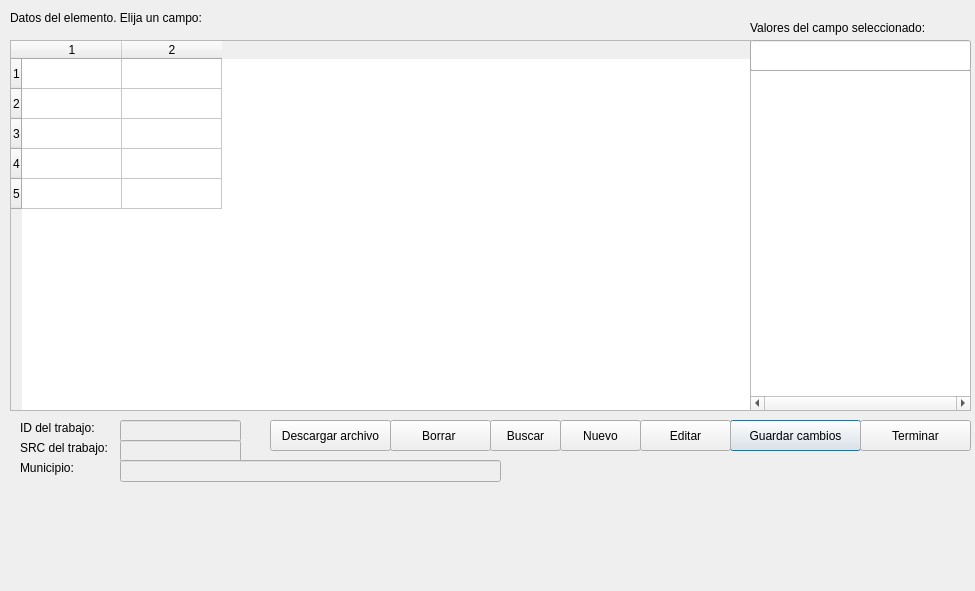
<?xml version="1.0" encoding="UTF-8"?>
<ui version="4.0">
 <class>frmIntrodDatos</class>
 <widget class="QDialog" name="frmIntrodDatos">
  <property name="windowModality">
   <enum>Qt::NonModal</enum>
  </property>
  <property name="geometry">
   <rect>
    <x>0</x>
    <y>0</y>
    <width>975</width>
    <height>591</height>
   </rect>
  </property>
  <property name="windowTitle">
   <string>TopoDelProp. Introducción de datos de: </string>
  </property>
  <property name="modal">
   <bool>false</bool>
  </property>
  <widget class="QTableWidget" name="tableWidget">
   <property name="geometry">
    <rect>
     <x>10</x>
     <y>40</y>
     <width>741</width>
     <height>371</height>
    </rect>
   </property>
   <property name="toolTip">
    <string>Pinche sobre el campo a rellenar</string>
   </property>
   <property name="verticalScrollBarPolicy">
    <enum>Qt::ScrollBarAsNeeded</enum>
   </property>
   <property name="horizontalScrollBarPolicy">
    <enum>Qt::ScrollBarAsNeeded</enum>
   </property>
   <property name="autoScroll">
    <bool>true</bool>
   </property>
   <property name="autoScrollMargin">
    <number>0</number>
   </property>
   <property name="verticalScrollMode">
    <enum>QAbstractItemView::ScrollPerPixel</enum>
   </property>
   <property name="horizontalScrollMode">
    <enum>QAbstractItemView::ScrollPerPixel</enum>
   </property>
   <property name="cornerButtonEnabled">
    <bool>true</bool>
   </property>
   <property name="rowCount">
    <number>5</number>
   </property>
   <property name="columnCount">
    <number>2</number>
   </property>
   <attribute name="horizontalHeaderCascadingSectionResizes">
    <bool>false</bool>
   </attribute>
   <attribute name="horizontalHeaderStretchLastSection">
    <bool>false</bool>
   </attribute>
   <attribute name="verticalHeaderVisible">
    <bool>true</bool>
   </attribute>
   <attribute name="verticalHeaderCascadingSectionResizes">
    <bool>false</bool>
   </attribute>
   <attribute name="verticalHeaderHighlightSections">
    <bool>true</bool>
   </attribute>
   <row/>
   <row/>
   <row/>
   <row/>
   <row/>
   <column/>
   <column/>
  </widget>
  <widget class="QListWidget" name="listWidget">
   <property name="geometry">
    <rect>
     <x>750</x>
     <y>70</y>
     <width>221</width>
     <height>341</height>
    </rect>
   </property>
   <property name="toolTip">
    <string>Seleccione el valor a introducir en la tabla</string>
   </property>
   <property name="statusTip">
    <string/>
   </property>
   <property name="horizontalScrollBarPolicy">
    <enum>Qt::ScrollBarAlwaysOn</enum>
   </property>
   <property name="autoScroll">
    <bool>true</bool>
   </property>
   <property name="alternatingRowColors">
    <bool>true</bool>
   </property>
   <property name="horizontalScrollMode">
    <enum>QAbstractItemView::ScrollPerItem</enum>
   </property>
  </widget>
  <widget class="QPushButton" name="bttGuardar">
   <property name="geometry">
    <rect>
     <x>730</x>
     <y>420</y>
     <width>131</width>
     <height>31</height>
    </rect>
   </property>
   <property name="toolTip">
    <string>Guarda los cambios del elemento</string>
   </property>
   <property name="text">
    <string>Guardar cambios</string>
   </property>
  </widget>
  <widget class="QPushButton" name="bttTerminar">
   <property name="geometry">
    <rect>
     <x>860</x>
     <y>420</y>
     <width>111</width>
     <height>31</height>
    </rect>
   </property>
   <property name="toolTip">
    <string>Termina la introduccion de datos del elemento</string>
   </property>
   <property name="text">
    <string>Terminar</string>
   </property>
  </widget>
  <widget class="QLabel" name="label">
   <property name="geometry">
    <rect>
     <x>10</x>
     <y>10</y>
     <width>221</width>
     <height>16</height>
    </rect>
   </property>
   <property name="text">
    <string>Datos del elemento. Elija un campo:</string>
   </property>
  </widget>
  <widget class="QLabel" name="lbLista">
   <property name="geometry">
    <rect>
     <x>750</x>
     <y>20</y>
     <width>201</width>
     <height>16</height>
    </rect>
   </property>
   <property name="text">
    <string>Valores del campo seleccionado:</string>
   </property>
  </widget>
  <widget class="QLabel" name="lbEstado">
   <property name="geometry">
    <rect>
     <x>10</x>
     <y>490</y>
     <width>951</width>
     <height>101</height>
    </rect>
   </property>
   <property name="text">
    <string/>
   </property>
  </widget>
  <widget class="QLineEdit" name="tbId_trabajo">
   <property name="enabled">
    <bool>false</bool>
   </property>
   <property name="geometry">
    <rect>
     <x>120</x>
     <y>420</y>
     <width>121</width>
     <height>22</height>
    </rect>
   </property>
   <property name="readOnly">
    <bool>false</bool>
   </property>
  </widget>
  <widget class="QLineEdit" name="tbSrc_trabajo">
   <property name="enabled">
    <bool>false</bool>
   </property>
   <property name="geometry">
    <rect>
     <x>120</x>
     <y>440</y>
     <width>121</width>
     <height>22</height>
    </rect>
   </property>
   <property name="readOnly">
    <bool>false</bool>
   </property>
  </widget>
  <widget class="QLabel" name="label_2">
   <property name="geometry">
    <rect>
     <x>20</x>
     <y>420</y>
     <width>81</width>
     <height>16</height>
    </rect>
   </property>
   <property name="text">
    <string>ID del trabajo:</string>
   </property>
  </widget>
  <widget class="QLabel" name="label_3">
   <property name="geometry">
    <rect>
     <x>20</x>
     <y>440</y>
     <width>101</width>
     <height>16</height>
    </rect>
   </property>
   <property name="text">
    <string>SRC del trabajo:</string>
   </property>
  </widget>
  <widget class="QPushButton" name="bttEditar">
   <property name="geometry">
    <rect>
     <x>640</x>
     <y>420</y>
     <width>91</width>
     <height>31</height>
    </rect>
   </property>
   <property name="text">
    <string>Editar</string>
   </property>
  </widget>
  <widget class="QPushButton" name="bttBuscar">
   <property name="geometry">
    <rect>
     <x>490</x>
     <y>420</y>
     <width>71</width>
     <height>31</height>
    </rect>
   </property>
   <property name="text">
    <string>Buscar</string>
   </property>
  </widget>
  <widget class="QPushButton" name="bttDescargar">
   <property name="geometry">
    <rect>
     <x>270</x>
     <y>420</y>
     <width>121</width>
     <height>31</height>
    </rect>
   </property>
   <property name="text">
    <string>Descargar archivo</string>
   </property>
  </widget>
  <widget class="QPushButton" name="bttNuevo">
   <property name="geometry">
    <rect>
     <x>560</x>
     <y>420</y>
     <width>81</width>
     <height>31</height>
    </rect>
   </property>
   <property name="text">
    <string>Nuevo</string>
   </property>
  </widget>
  <widget class="QLineEdit" name="txtFiltrar">
   <property name="geometry">
    <rect>
     <x>750</x>
     <y>40</y>
     <width>221</width>
     <height>31</height>
    </rect>
   </property>
  </widget>
  <widget class="QPushButton" name="bttBorrar">
   <property name="geometry">
    <rect>
     <x>390</x>
     <y>420</y>
     <width>101</width>
     <height>31</height>
    </rect>
   </property>
   <property name="toolTip">
    <string>Borra este registro</string>
   </property>
   <property name="text">
    <string>Borrar </string>
   </property>
  </widget>
  <widget class="QLineEdit" name="tbMunicipio">
   <property name="enabled">
    <bool>false</bool>
   </property>
   <property name="geometry">
    <rect>
     <x>120</x>
     <y>460</y>
     <width>381</width>
     <height>22</height>
    </rect>
   </property>
   <property name="readOnly">
    <bool>false</bool>
   </property>
  </widget>
  <widget class="QLabel" name="label_4">
   <property name="geometry">
    <rect>
     <x>20</x>
     <y>460</y>
     <width>101</width>
     <height>16</height>
    </rect>
   </property>
   <property name="text">
    <string>Municipio:</string>
   </property>
  </widget>
  <zorder>listWidget</zorder>
  <zorder>bttGuardar</zorder>
  <zorder>bttTerminar</zorder>
  <zorder>label</zorder>
  <zorder>lbLista</zorder>
  <zorder>tableWidget</zorder>
  <zorder>lbEstado</zorder>
  <zorder>tbId_trabajo</zorder>
  <zorder>tbSrc_trabajo</zorder>
  <zorder>label_2</zorder>
  <zorder>label_3</zorder>
  <zorder>bttEditar</zorder>
  <zorder>bttBuscar</zorder>
  <zorder>bttDescargar</zorder>
  <zorder>bttNuevo</zorder>
  <zorder>txtFiltrar</zorder>
  <zorder>bttBorrar</zorder>
  <zorder>tbMunicipio</zorder>
  <zorder>label_4</zorder>
 </widget>
 <resources/>
 <connections/>
</ui>
